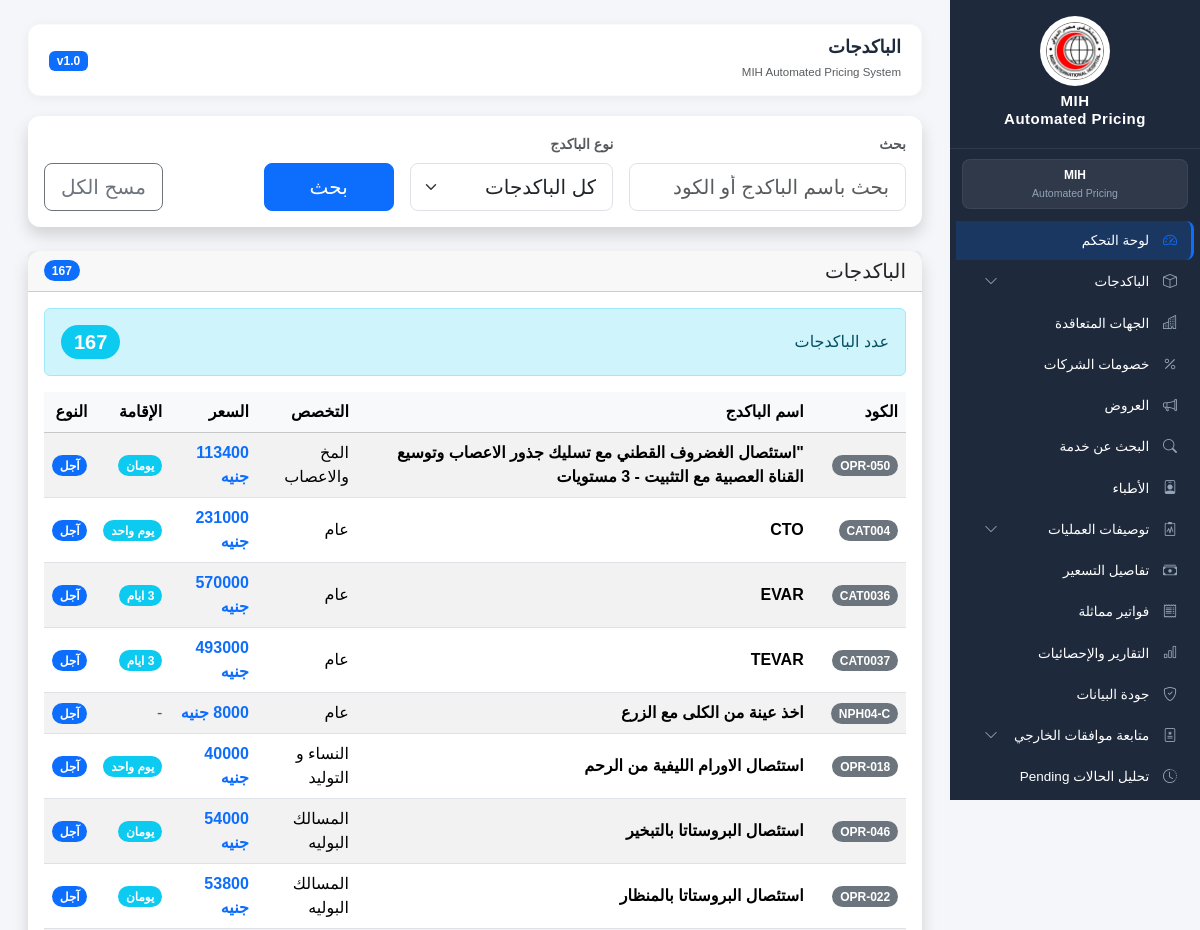
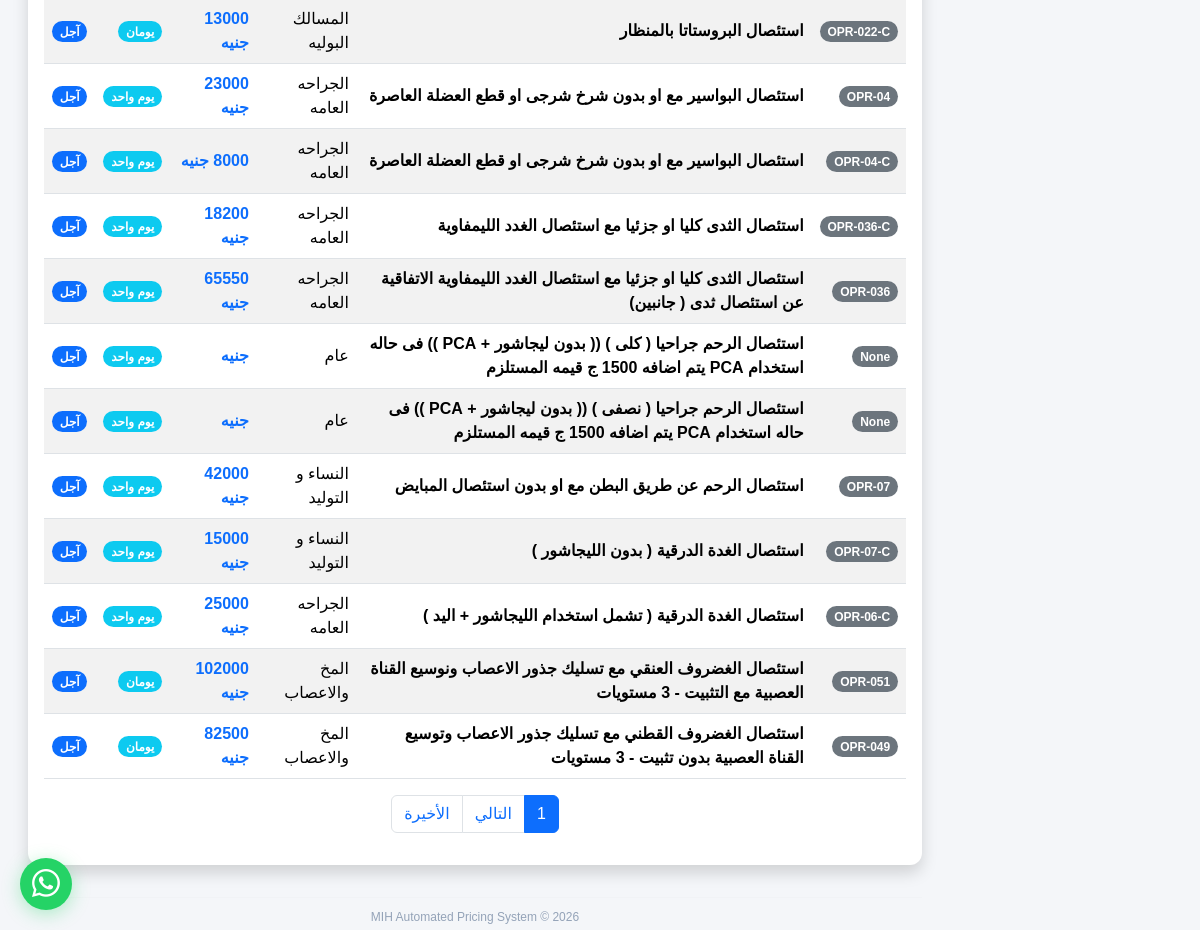
/packages/, run on an earlier commit of the app's database (2 pictures, top to bottom).
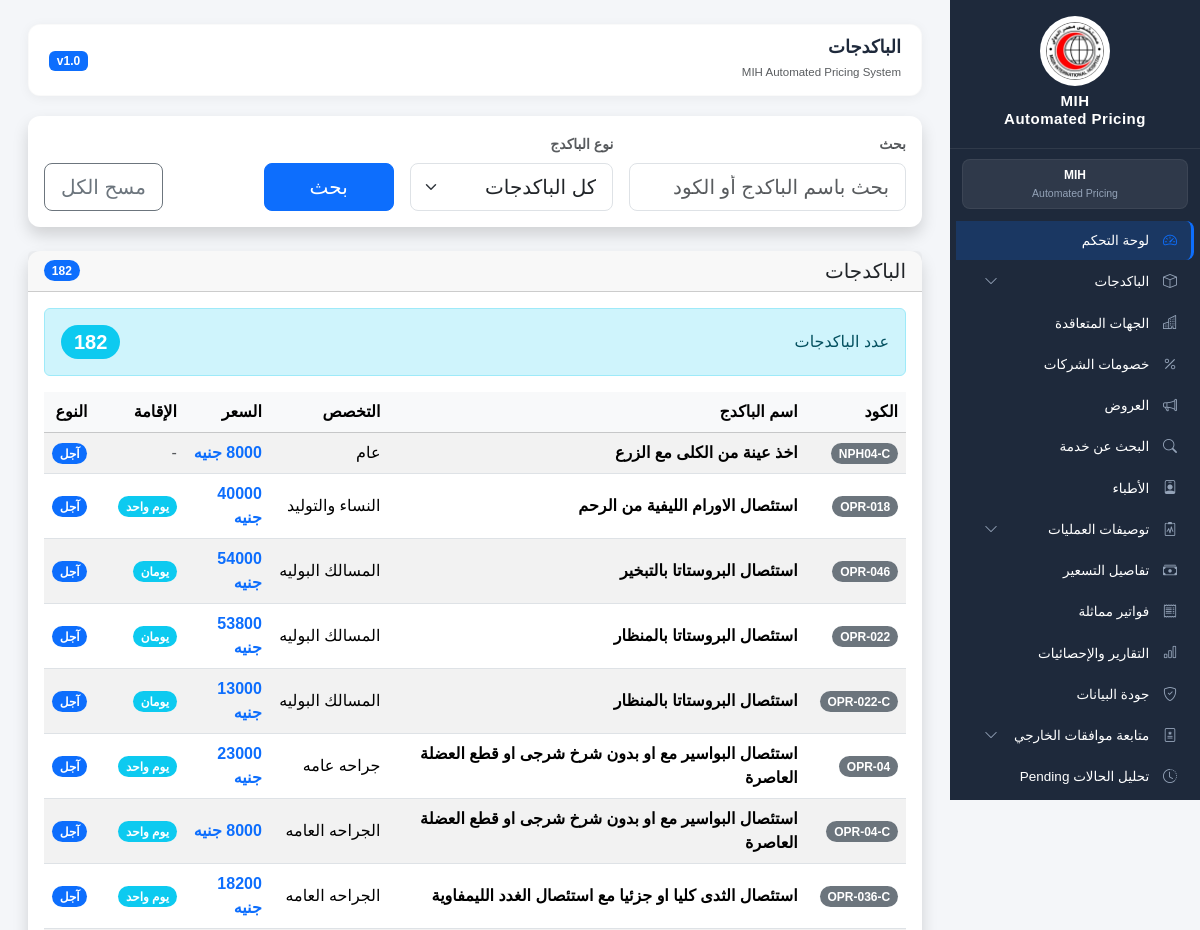
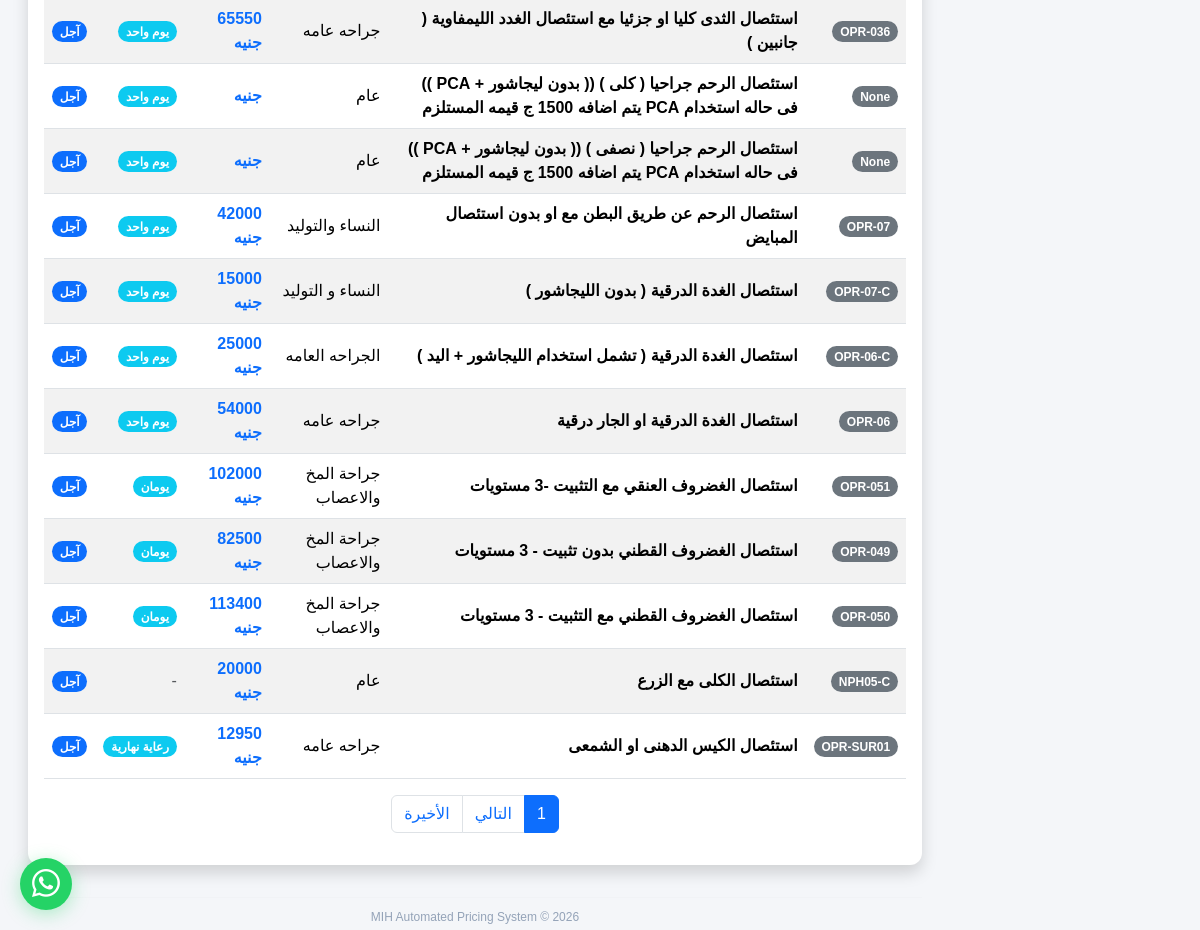
And on a later commit of the database (2 pictures, top to bottom).
### medical_catalog/models.py (models this page shows, shortened)
class Package(models.Model):
    entity = models.ForeignKey(
        'contracts.ContractEntity',  # ✅ استخدم اسم التطبيق بالكامل
        on_delete=models.CASCADE,
        related_name="packages",
        null=True,
        blank=True,
        verbose_name="الجهة المتعاقدة"
    )
    specialty = models.ForeignKey(
        Specialty,
        on_delete=models.PROTECT,
        related_name="packages"
    )
    procedure = models.ForeignKey(
        Procedure,
        on_delete=models.SET_NULL,
        null=True,
        blank=True,
        related_name="packages"
    )
    name = models.CharField(
        max_length=500
    )
    code = models.CharField(
        max_length=100,
        blank=True,
        null=True,
        db_index=True
    )
    base_price = models.DecimalField(
        max_digits=12,
        decimal_places=2,
        blank=True,
        null=True
    )
    stay_duration = models.CharField(
        max_length=100,
        blank=True,
        null=True
    )
    effective_from = models.DateField(
        blank=True,
        null=True
    )
    notes = models.TextField(
        blank=True,
        null=True
    )
    package_note = models.TextField(
    blank=True,
    null=True
    )
    is_cash_package = models.BooleanField(
        default=False
    )
    contract_type = models.CharField(
        max_length=100,
        blank=True,
        null=True,
        verbose_name="نوع العقد"
    )
    total_without_discount = models.DecimalField(
        max_digits=12,
        decimal_places=2,
        blank=True,
        null=True,
        verbose_name="الإجمالي قبل الخصم"
    )
    total_price = models.DecimalField(
        max_digits=12,
        decimal_places=2,
        blank=True,
        null=True,
        verbose_name="السعر الإجمالي"
    )
    current_discount = models.DecimalField(
        max_digits=5,
        decimal_places=2,
        blank=True,
        null=True,
        verbose_name="الخصم الحالي"
    )
    price_list_applied = models.CharField(
        max_length=255,
        blank=True,
        null=True,
        verbose_name="قائمة الأسعار المطبقة"
    )
    special_offer_price = models.DecimalField(
        max_digits=12,
        decimal_places=2,
        blank=True,
        null=True,
        verbose_name="سعر العرض الخاص"
    )
    special_offer_company = models.CharField(
        max_length=255,
        blank=True,
        null=True,
        verbose_name="شركة العرض الخاص"
    )
    cash_price = models.DecimalField(
        max_digits=12,
        decimal_places=2,
        blank=True,
        null=True,
        verbose_name="السعر النقدي"
    )
    is_active = models.BooleanField(
        default=True
    )
    created_at = models.DateTimeField(auto_now_add=True)
    updated_at = models.DateTimeField(auto_now=True)
    class Meta:
        verbose_name = "الباكدج"
        verbose_name_plural = "الباكدجات"
        ordering = ["name"]
        indexes = [
            models.Index(fields=["specialty"]),
            models.Index(fields=["entity"]),  # ✅ إضافة فهرس للـ entity
        ]

class Specialty(models.Model):
    name = models.CharField(
        max_length=255,
        unique=True,
        verbose_name="اسم التخصص"
    )
    color = models.CharField(
        max_length=50,
        blank=True,
        null=True,
        verbose_name="اللون"
    )
    icon = models.CharField(
        max_length=100,
        blank=True,
        null=True,
        verbose_name="الأيقونة"
    )
    is_active = models.BooleanField(default=True)
    created_at = models.DateTimeField(auto_now_add=True)
    updated_at = models.DateTimeField(auto_now=True)
    class Meta:
        verbose_name = "التخصص"
        verbose_name_plural = "التخصصات"
        ordering = ["name"]

### frontend/views.py (the view)
def packages(request):
    search = request.GET.get("search", "")
    package_type = request.GET.get("type", "")  # إضافة فلتر النوع
    packages = Package.objects.select_related(
        "specialty"
    ).order_by("name")
    if search:
        packages = packages.filter(
            Q(name__icontains=search) |
            Q(code__icontains=search)
        )
    if package_type == "cash":
        packages = packages.filter(is_cash_package=True)
    elif package_type == "credit":
        packages = packages.filter(is_cash_package=False)
    paginator = Paginator(packages, 20)
    page_number = request.GET.get("page")
    page_obj = paginator.get_page(page_number)
    return render(
        request,
        "frontend/packages.html",
        {
            "page_obj": page_obj,
            "search": search,
            "package_type": package_type,  # إرسال الفلتر إلى template
        }
    )

### frontend/templates/frontend/packages.html (shortened to what the changed rows need)
{% extends 'frontend/base.html' %}
{% block content %}
<div class="card shadow border-0 mt-4 hover-shadow">
    <div class="card-header d-flex justify-content-between align-items-center">
        <h5 class="mb-0">
            الباكدجات
        </h5>
        <span class="badge bg-primary rounded-pill">
            {{ page_obj.paginator.count }}
        </span>
    </div>
    <div class="card-body">
        <div class="alert alert-info d-flex justify-content-between align-items-center">
            <span>
                عدد الباكدجات
            </span>
            <strong class="badge bg-info rounded-pill fs-5">
                {{ page_obj.paginator.count }}
            </strong>
        </div>
        <div class="table-responsive">
            <table class="table table-hover table-striped align-middle">
                <thead class="table-light">
                    <tr>
                        <th>الكود</th>
                        <th>اسم الباكدج</th>
                        <th>التخصص</th>
                        <th>السعر</th>
                        <th>الإقامة</th>
                        <th>النوع</th>
                    </tr>
                </thead>
                <tbody>
                {% for package in page_obj %}
                    <tr>
                        <td>
                            <span class="badge bg-secondary rounded-pill">
                                {{ package.code }}
                            </span>
                        </td>
                        <td>
                            <strong>{{ package.name }}</strong>
                        </td>
                        <td>
                            {{ package.specialty.name }}
                        </td>
                        <td>
                            <span class="text-primary fw-bold">
                                {{ package.base_price|floatformat:0 }} جنيه
                            </span>
                        </td>
                        <td>
                            {% if package.stay_duration and package.stay_duration != "nan" %}
                                <span class="badge bg-info rounded-pill">
                                    {{ package.stay_duration }}
                                </span>
                            {% else %}
                                <span class="text-muted">-</span>
                            {% endif %}
                        </td>
                        <td>
                            {% if package.is_cash_package %}
                                <span class="badge bg-success rounded-pill">
                                    <i class="fas fa-money-bill-wave"></i> نقدي
                                </span>
                            {% else %}
                                <span class="badge bg-primary rounded-pill">
                                     آجل
                                </span>
                            {% endif %}
                        </td>
                    </tr>
                {% endfor %}
                </tbody>
            </table>
        </div>
    </div>
</div>
{% endblock %}

What changed in the data, as far as the page shows it:
no longer on this page (row edited): Package: code "CAT004", name "CTO", specialty.name "عام", base_price "231000", stay_duration "يوم واحد", is_cash_package "آجل"
no longer on this page (row edited): Package: code "CAT0036", name "EVAR", specialty.name "عام", base_price "570000", stay_duration "3 ايام", is_cash_package "آجل"
no longer on this page (row edited): Package: code "CAT0037", name "TEVAR", specialty.name "عام", base_price "493000", stay_duration "3 ايام", is_cash_package "آجل"
changed Package "استئصال الاورام الليفية من الرحم": specialty.name "النساء و التوليد" → "النساء والتوليد"
changed Package "OPR-04": specialty.name "الجراحه العامه" → "جراحه عامه"
changed Package "OPR-036": name "استئصال الثدى كليا او جزئيا مع استئصال الغدد الليمفاوية الاتفاقية عن استئصال ثدى ( جانبين)" → "استئصال الثدى كليا او جزئيا مع استئصال الغدد الليمفاوية ( جانبين )"; specialty.name "الجراحه العامه" → "جراحه عامه"
changed Package "استئصال الرحم عن طريق البطن مع او بدون استئصال المبايض": specialty.name "النساء و التوليد" → "النساء والتوليد"
now on this page (row edited): Package: code "OPR-06", name "استئصال الغدة الدرقية او الجار درقية", specialty.name "جراحه عامه", base_price "54000", stay_duration "يوم واحد", is_cash_package "آجل"
changed Package "OPR-051": name "استئصال الغضروف العنقي مع تسليك جذور الاعصاب ونوسيع القناة العصبية مع التثبيت - 3 مستويات" → "استئصال الغضروف العنقي مع التثبيت -3 مستويات"; specialty.name "المخ والاعصاب" → "جراحة المخ والاعصاب"
changed Package "OPR-049": name "استئصال الغضروف القطني مع تسليك جذور الاعصاب وتوسيع القناة العصبية بدون تثبيت - 3 مستويات" → "استئصال الغضروف القطني بدون تثبيت - 3 مستويات"; specialty.name "المخ والاعصاب" → "جراحة المخ والاعصاب"
changed Package "OPR-050": name "\"استئصال الغضروف القطني مع تسليك جذور الاعصاب وتوسيع القناة العصبية مع التثبيت - 3 مستويات" → "استئصال الغضروف القطني مع التثبيت - 3 مستويات"; specialty.name "المخ والاعصاب" → "جراحة المخ والاعصاب"; moves down the list
now on this page (row unchanged): Package: code "NPH05-C", name "استئصال الكلى مع الزرع", specialty.name "عام", base_price "20000", is_cash_package "آجل"
now on this page (row edited): Package: code "OPR-SUR01", name "استئصال الكيس الدهنى او الشمعى", specialty.name "جراحه عامه", base_price "12950", stay_duration "رعاية نهارية", is_cash_package "آجل"
Also different on the page:
{{ page_obj.paginator.count }}: "167" → "182"
